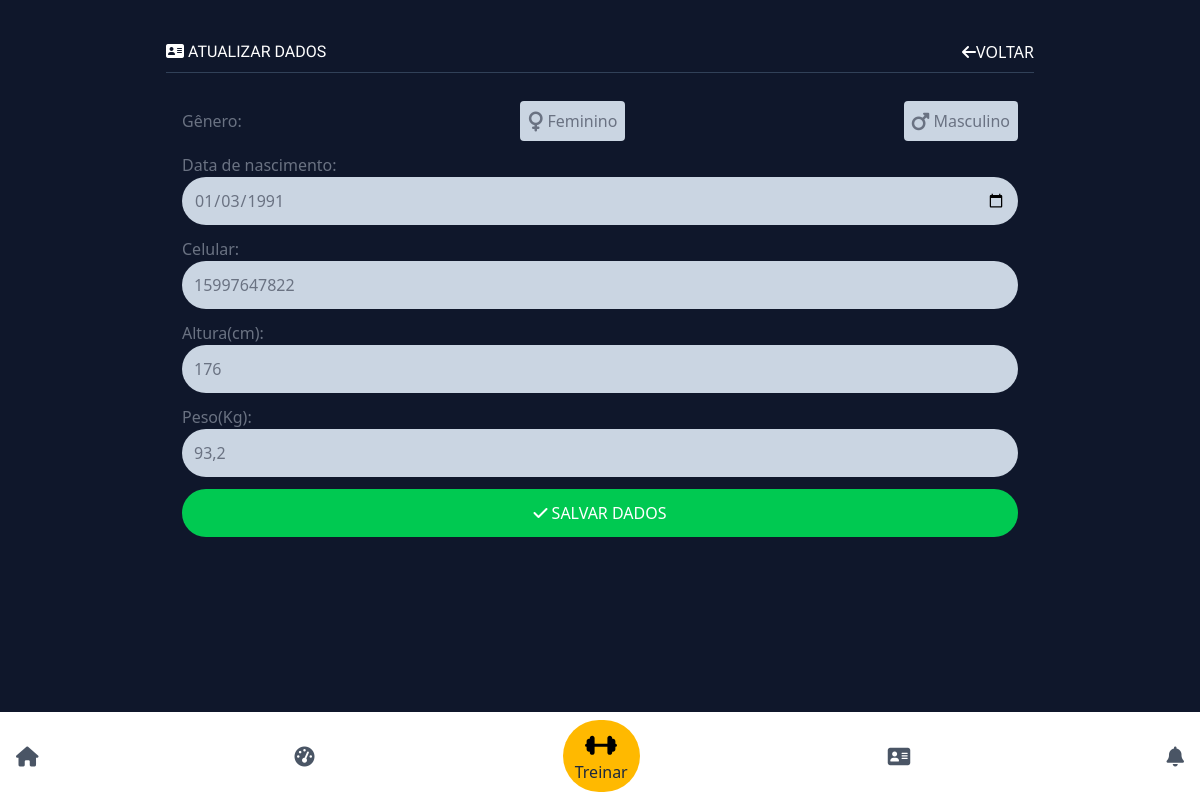
/update-dados/ (signed in), run on the app's committed database.
### app/models.py (models this page shows, shortened)
class DadosIniciais(models.Model):
    user_id = models.ForeignKey(User, on_delete=models.CASCADE)
    data_nascimento = models.DateField(blank=True)
    celular = models.CharField(blank=True)
    altura = models.IntegerField(blank=True)
    peso = models.FloatField(blank=True)
    genero = models.CharField(max_length=255, blank=True)

### app/views.py (the view, shortened to what this page needs)
# urls.py: path('update-dados/', views.update_dados, name='update_dados'),
def update_dados(request):
    dados = DadosIniciais.objects.get(user_id=request.user)
    if request.method == 'GET':
        context={
            'dados':dados
        }
        return render(request, 'configuracoes/update_dados.html', context)

### app/templates/configuracoes/update_dados.html (shortened to what this page needs)
{% extends 'base/base.html' %}
{% block 'content'%}
{% if user %}
<section class="content w-full max-w-[900px] m-auto my-4 p-4 text-white space-y-3">
    <div class="flex items-center justify-between  border-b-1 border-slate-700">
        <h1 class="text-center py-2"><i class="fa fa-address-card"></i>&nbsp;Atualizar dados</h1>
        <a href="{% url 'home' %}" class="uppercase"><i class="fa fa-arrow-left"></i>Voltar</a>
    </div>
    <div class="">
               <form action="{% url 'update_dados' %}" method="post" class="text-gray-500 w-full flex flex-col justify-start space-y-3 p-4">
            <div class="flex items-center justify-between">
                <label class="block">Gênero:</label>
                <a href="#" id="feminino" class="rounded hover:text-white p-2 bg-slate-300 hover:bg-pink-400 flex items-center justify-center"><i class="fa fa-venus fa-lg"></i>&nbsp;Feminino</a>
                <a href="#" id="masculino" class="rounded p-2 hover:text-white bg-slate-300 hover:bg-cyan-400 flex items-center justify-center"><i class="fa fa-mars fa-lg"></i>&nbsp;Masculino</a>
            </div>
            <div>
                <label class="block">Data de nascimento:</label>
                <input type="date" required name="nascimento" class="bg-slate-300 p-3 rounded-full w-full" value="{{dados.data_nascimento|date:'Y-m-d'}}">
            </div>
            <div>
                <label class="block">Celular:</label>
                <input type="text" required name="celular" class="celular bg-slate-300 p-3 rounded-full w-full" placeholder="Ex: (15) 00000-0000" value="{{dados.celular}}">
            </div>
            <div>
                <label class="block">Altura(cm):</label>
                <input type="number" required name="altura" class="bg-slate-300 p-3 rounded-full w-full" placeholder="Ex: 175" value="{{dados.altura}}">
            </div>
            <div>
                <label class="block">Peso(Kg):</label>
                <input type="text" required name="peso" class="peso bg-slate-300 p-3 rounded-full w-full" placeholder="Ex: 65,5" value="{{dados.peso}}">
            </div>
            <button type="submit" class="cursor-pointer bg-green-500 text-white font-medium uppercase rounded-full p-3"><i class="fa fa-check"></i>&nbsp;Salvar dados</button>
        </form>
    </div>
</section>
{% endif %}
{% endblock %}

### app/static/css/style.css (style rules this page uses)
h1 { font-family: "Cal Sans", sans-serif !important; font-style: normal; text-transform: uppercase; }

### data on the page
DadosIniciais: nascimento "01/03/1991", celular "15997647822", altura "176", peso "93,2"
